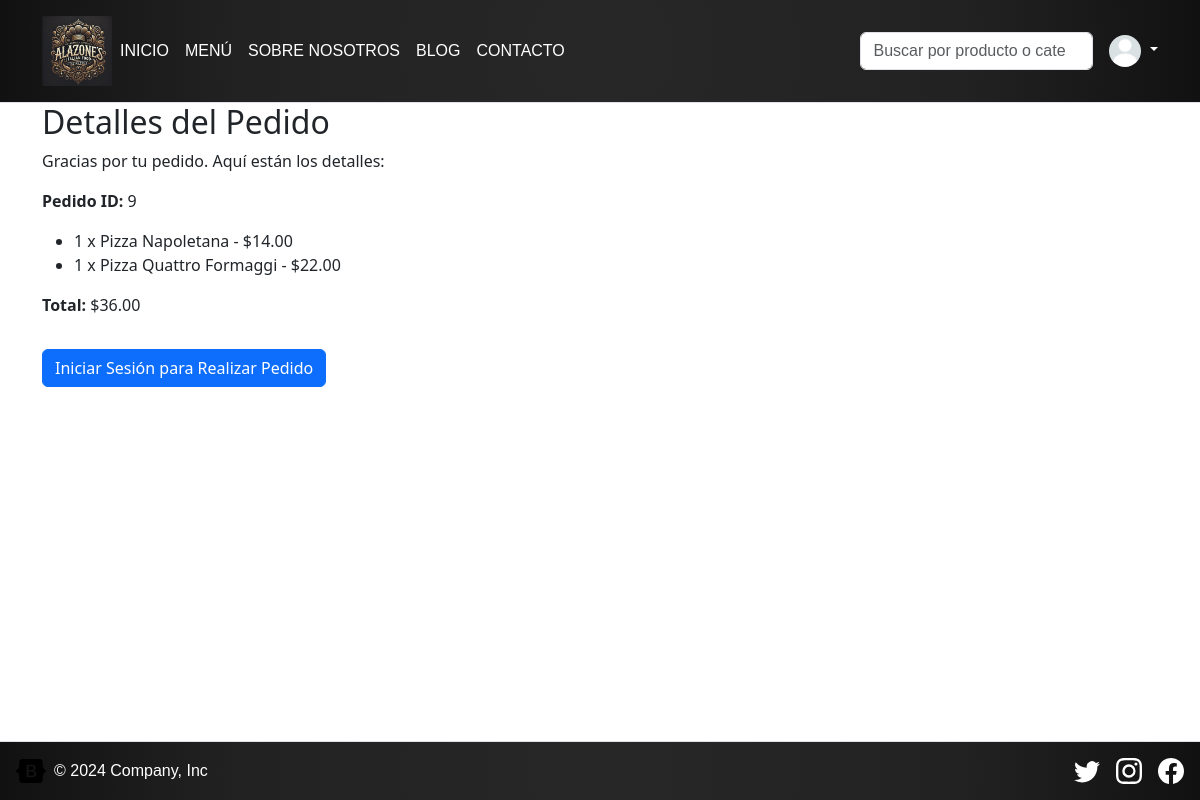
/pagos/order/9/, run on the app's committed database.
### core/pagos/models.py (models this page shows, shortened)
class Order(models.Model):
    ESTADOS = [
        ("en_preparacion", "En Preparación"),
        ("enviado", "Enviado"),
        ("entregado", "Entregado"),
    ]
    user = models.ForeignKey(User, on_delete=models.CASCADE)
    created_at = models.DateTimeField(auto_now_add=True)
    is_completed = models.BooleanField(default=False)
    estado = models.CharField(max_length=20, choices=ESTADOS, default="en_preparacion")
    def get_total(self):
        total = sum(
            Decimal(item.menu_item.price) * Decimal(item.quantity)
            for item in self.items.all()
        )
        return total

class OrderItem(models.Model):
    order = models.ForeignKey(Order, related_name="items", on_delete=models.CASCADE)
    menu_item = models.ForeignKey(MenuItem, on_delete=models.CASCADE)
    quantity = models.IntegerField(default=1)

### core/menu/models.py (models this page shows, shortened)
class MenuItem(models.Model):
    name = models.CharField(max_length=100)
    description = models.TextField()
    price = models.DecimalField(max_digits=6, decimal_places=2)
    image = models.ImageField(
        upload_to="menu_images/", blank=True, null=True
    )  # Cambiado a ImageField
    categoria = models.ForeignKey(
        Categoria, on_delete=models.CASCADE, related_name="items", null=True, blank=True
    )

### core/pagos/views.py (the view)
# urls.py: path("order/<int:order_id>/", views.order_detail, name="order_detail"),
def order_detail(request, order_id):
    order = get_object_or_404(Order, id=order_id)
    return render(request, "pagos/order_detail.html", {"order": order})

### core/templates/pagos/order_detail.html (shortened to what this page needs)
{% extends 'base.html' %}
{% block content %}
    <div class="container">
        <h2>Detalles del Pedido</h2>
        <p>Gracias por tu pedido. Aquí están los detalles:</p>
        <p><strong>Pedido ID:</strong> {{ order.id }}</p>
        <ul>
            {% for item in order.items.all %}
                <li>{{ item.quantity }} x {{ item.menu_item.name }} - ${{ item.menu_item.price }}</li>
            {% endfor %}
        </ul>
        <p><strong>Total:</strong> ${{ order.get_total }}</p>
        <form action="{% url 'stripe_checkout' order.id %}" method="POST">
            {% if user.is_authenticated %}
                <button type="submit" class="btn btn-primary mt-3 mb-3">Realizar Pedido</button>
            {% else %}
                <a href="{% url 'login' %}?next={% url 'stripe_checkout' order.id %}" class="btn btn-primary mt-3 mb-3">Iniciar Sesión para Realizar Pedido</a>
            {% endif %}
        </form>
    </div>
{% endblock content %}

### core/templates/base.html (style rules this page uses)
html, body { height: 100%; margin: 0; }
body { display: flex; flex-direction: column; }

### data on the page
Order: id "9", get_total "36.00"
OrderItem: quantity "1", menu_item.name "Pizza Napoletana", menu_item.price "14.00"
OrderItem: quantity "1", menu_item.name "Pizza Quattro Formaggi", menu_item.price "22.00"
